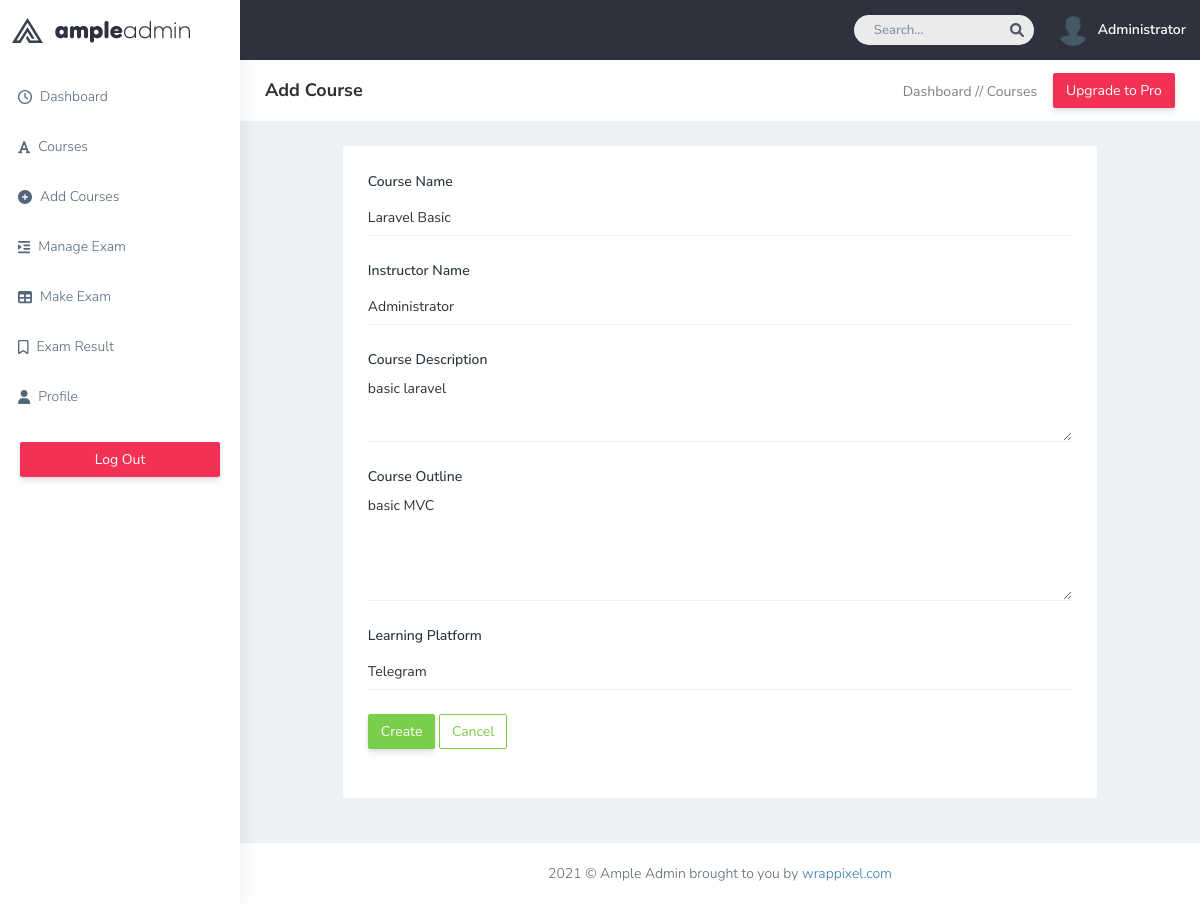
The page /add-course.php?slug=laravel-basic-61cbe8b486263 (signed in) on the database its author committed.
### tables this page shows
CREATE TABLE `users` (
  `id` int(11) NOT NULL,
  `slug` varchar(225) NOT NULL,
  `username` varchar(200) NOT NULL,
  `email` varchar(200) NOT NULL,
  `password` varchar(200) NOT NULL,
  `role` varchar(200) DEFAULT NULL,
  `address` varchar(250) DEFAULT NULL,
  `phone_no` varchar(200) DEFAULT NULL,
  `image` varchar(250) DEFAULT NULL
);

CREATE TABLE `courses` (
  `id` int(11) NOT NULL,
  `name` varchar(200) NOT NULL,
  `slug` varchar(255) NOT NULL,
  `platform` varchar(250) DEFAULT NULL,
  `description` text DEFAULT NULL,
  `outline` text DEFAULT NULL,
  `create_date` date DEFAULT NULL,
  `lunch_date` date DEFAULT NULL
);

### core/classes/DB.php (called while the page is built, shortened)
<?php
class DB
{
    private static $dbh = null;
    private static $res,$data,$count,$sql;
    public function __construct()
    {
        self::$dbh = new PDO("mysql:host=localhost;dbname=ample-onlinequiz","root","");
        self::$dbh->setAttribute(PDO::ATTR_ERRMODE,PDO::ERRMODE_EXCEPTION);
    }
    public function query($params = [])
    {
        self::$res = self::$dbh->prepare(self::$sql);
        self::$res->execute($params);
        return $this;
    }
    public function getAll()
    {
        $this->query();
        self::$data = self::$res->fetchAll(PDO::FETCH_OBJ);
        return self::$data;
    }
    public function getOne()
    {
        $this->query();
        self::$data = self::$res->fetch(PDO::FETCH_OBJ);
        return self::$data;
    }
    public static function table($table_name)
    {
        $sql = "select * from $table_name";
        self::$sql = $sql;
        $db = new DB();
        return $db;
    }
    public function where($col,$operator,$value = 1)
    {
        if(func_num_args() == 2)
        {
            self::$sql .= " where $col = '$operator'";
        }
        else
        {
            self::$sql .= " where $col $operator '$value'";
        }
        $this->query();
        return $this;
    }
}
?>

### core/classes/User.php (called while the page is built, shortened)
<?php
class User{
     public static function auth()
     {
         if(isset($_SESSION['user_id'])){
             $user_id = $_SESSION['user_id'];
             return DB::table('users')->where('id',$user_id)->getOne();
         }else{
             return false;
         }
     }
}

### add-course.php (the view, shortened to what this page needs)
<?php
require_once "inc/header.php";
$course = "";
if(isset($_GET['slug']))
{
    $slug = $_GET['slug'];
    $course = DB::table('courses')->where('slug',$slug)->getOne();
}
?>
        <div class="page-wrapper">
            <div class="page-breadcrumb bg-white">
                <div class="row align-items-center">
                    <div class="col-lg-3 col-md-4 col-sm-4 col-xs-12">
                        <h4 class="page-title">Add Course</h4>
                    </div>
                    <div class="col-lg-9 col-sm-8 col-md-8 col-xs-12">
                        <div class="d-md-flex">
                            <ol class="breadcrumb ms-auto">
                                <li><a href="index.php" class="fw-normal">Dashboard /</a></li>
                                <li><a href="courses.php" class="fw-normal"> / Courses</a></li>
                            </ol>
                            <a href="index.php" target="_blank"
                                class="btn btn-danger  d-none d-md-block pull-right ms-3 hidden-xs hidden-sm waves-effect waves-light text-white">Upgrade
                                to Pro</a>
                        </div>
                    </div>
                </div>
            </div>
            <div class="container-fluid">
                <div class="row ">
                    <div class="col-lg-10 col-xlg-10 col-md-10 mx-auto">
                        <div class="card">
                            <div class="card-body">
                                <form class="form-horizontal form-material" action="" method="POST">
                                    <div class="form-group mb-4">
                                        <label for="name" class="col-md-12 p-0">Course Name</label>
                                        <div class="col-md-12 border-bottom p-0">
                                        <?php $course_name = ($course) ? $course->name : ""; ?>
                                            <input type="text" placeholder="Laravel Basic" value="<?= ($course_name) ?>"
                                                class="form-control p-0 border-0" name="name" required
                                                id="name">
                                        </div>
                                    </div>
                                    <div class="form-group mb-4">
                                        <label for="user_name" class="col-md-12 p-0">Instructor Name</label>
                                        <div class="col-md-12 border-bottom p-0">
                                            <input type="text" placeholder="Sayar Ye" value="<?= User::auth()->username; ?>"
                                                class="form-control p-0 border-0" name="user_name"
                                                id="user_name">
                                        </div>
                                    </div>
                                    <div class="form-group mb-4">
                                        <label for="description" class="col-md-12 p-0">Course Description</label>
                                        <div class="col-md-12 border-bottom p-0">
                                        <?php $course_description = ($course) ? $course->description : ""; ?>
                                            <textarea rows="3" class="form-control p-0 border-0" placeholder="Enter course desciption " name="description"><?=  $course_description ?></textarea>
                                        </div>
                                    </div>
                                    <div class="form-group mb-4">
                                        <label for="outline" class="col-md-12 p-0">Course Outline</label>
                                        <div class="col-md-12 border-bottom p-0">
                                        <?php $course_outline = ($course) ? $course->outline : ""; ?>
                                            <textarea rows="5" class="form-control p-0 border-0" placeholder="Descibe course outline" name="outline"><?= $course_outline ?></textarea>
                                        </div>
                                    </div>
                                    <div class="form-group mb-4">
                                        <label for="platform" class="col-md-12 p-0">Learning Platform</label>
                                        <div class="col-md-12 border-bottom p-0">
                                        <?php $course_platform = ($course) ? $course->platform : ""; ?>
                                            <input type="text" placeholder="Telegram group"
                                                class="form-control p-0 border-0" name="platform" value="<?= $course_platform ?>"
                                                id="platform">
                                        </div>
                                    </div>
                                    <div class="form-group mb-4">
                                        <div class="col-sm-12">
                                        <input type="submit" class="btn btn-success" value="Create">
                                            <input type="reset" class="btn btn-outline-success" value="Cancel">
                                        </div>
                                    </div>
                                </form>
                            </div>
                        </div>
                    </div>
                </div>
            </div>
            <footer class="footer text-center"> 2021 © Ample Admin brought to you by <a
                    href="https://www.wrappixel.com/">wrappixel.com</a>
            </footer>
        </div>
<?php require_once "inc/footer.php" ?>

### inc/header.php (shortened to what this page needs)
<?php
if((User::auth()))
{
    $user = User::auth();
    $courseTeacher = DB::table('courses_users')->where('user_id',$user->id)->getAll();
    $isTeacher = $user->role == "Teacher" ? true : false;
}
?>
<!DOCTYPE html>
<html dir="ltr" lang="en">
<head>
    <link href="template/css/style.min.css" rel="stylesheet">
    <link rel="stylesheet" href="https://cdnjs.cloudflare.com/ajax/libs/font-awesome/6.0.0-beta2/css/all.min.css" />
</head>
<body>
    <div id="main-wrapper" data-layout="vertical" data-navbarbg="skin5" data-sidebartype="full"
        data-sidebar-position="absolute" data-header-position="absolute" data-boxed-layout="full">
        <header class="topbar" data-navbarbg="skin5">
            <nav class="navbar top-navbar navbar-expand-md navbar-dark">
                <div class="navbar-header" data-logobg="skin6">
                    <a class="navbar-brand" href="dashboard.html">
                        <b class="logo-icon">
                            <img src="template/plugins/images/logo-icon.png" alt="homepage" />
                        </b>
                        <span class="logo-text">
                            <img src="template/plugins/images/logo-text.png" alt="homepage" />
                        </span>
                    </a>
                </div>
                <div class="navbar-collapse collapse" id="navbarSupportedContent" data-navbarbg="skin5">
                    <ul class="navbar-nav ms-auto d-flex align-items-center">
                        <li class=" in">
                            <form role="search" class="app-search d-none d-md-block me-3">
                                <input type="text" placeholder="Search..." class="form-control mt-0">
                                <a href="" class="active">
                                    <i class="fa fa-search"></i>
                                </a>
                            </form>
                        </li>
                        <?php if(User::auth()):
                                 $user = User::auth();
                        ?>
                        <li>
                            <a class="profile-pic" href="profile.php">
                                <img src="<?= $user->image ?>" alt="user-img" width="30" style="border-radius: 50%;"
                                    class="img-circle"><span class="text-white font-medium"><?= $user->username ?></span></a>
                        </li>
                        <?php endif; ?>
                    </ul>
                </div>
            </nav>
        </header>
        <aside class="left-sidebar" data-sidebarbg="skin6">
            <div class="scroll-sidebar">
                <nav class="sidebar-nav">
                    <ul id="sidebarnav">
                        <li class="sidebar-item pt-2">
                            <a class="sidebar-link waves-effect waves-dark sidebar-link" href="index.php"
                                aria-expanded="false">
                                <i class="far fa-clock" aria-hidden="true"></i>
                                <span class="hide-menu mx-2">Dashboard</span>
                            </a>
                        </li>
                        <?php if(isset($user)): ?>
                        <li class="sidebar-item">
                            <a class="sidebar-link waves-effect waves-dark sidebar-link" href="courses.php"
                                aria-expanded="false">
                                <i class="fa fa-font" aria-hidden="true"></i>
                                <span class="hide-menu mx-2">Courses</span>
                            </a>
                        </li>
                       <?php if($isTeacher): ?>
                        <li class="sidebar-item">
                            <a class="sidebar-link waves-effect waves-dark sidebar-link" href="add-course.php"
                                aria-expanded="false">
                                <i class="fa fa-plus-circle" aria-hidden="true"></i>
                                <span class="hide-menu mx-2">Add Courses</span>
                            </a>
                        </li>
                        <?php endif; ?>
                        <li class="sidebar-item">
                            <a class="sidebar-link waves-effect waves-dark sidebar-link" href="exams.php"
                                aria-expanded="false">
                                <i class="fas fa-indent" aria-hidden="true"></i>
                                <span class="hide-menu mx-2">Manage Exam</span>
                            </a>
                        </li>
                        <?php if($courseTeacher): ?>
                        <li class="sidebar-item">
                            <a class="sidebar-link waves-effect waves-dark sidebar-link" href="add-exam.php"
                                aria-expanded="false">
                                <i class="fa fa-table" aria-hidden="true"></i>
                                <span class="hide-menu mx-2">Make Exam</span>
                            </a>
                        </li>
                        <?php endif; ?>
                        <li class="sidebar-item">
                            <a class="sidebar-link waves-effect waves-dark sidebar-link" href="exam-result.php"
                                aria-expanded="false">
                                <i class="far fa-bookmark" aria-hidden="true"></i>
                                <span class="hide-menu mx-2">Exam Result</span>
                            </a>
                        </li>
                        <li class="sidebar-item">
                            <a class="sidebar-link waves-effect waves-dark sidebar-link" href="profile.php"
                                aria-expanded="false">
                                <i class="fa fa-user" aria-hidden="true"></i>
                                <span class="hide-menu mx-2">Profile</span>
                            </a>
                        </li>
                        <li class="text-center p-20 upgrade-btn">
                            <a href="logout.php"
                                class="btn d-grid btn-danger text-white">
                                Log Out</a>
                        </li>
                        <?php endif; ?>
                    </ul>
                </nav>
            </div>
        </aside>

### rows shown on the page
users: image (placeholder picture), username "Administrator", user_name "Administrator"
courses: name "Laravel Basic", description "basic laravel", outline "basic MVC", platform "Telegram"
